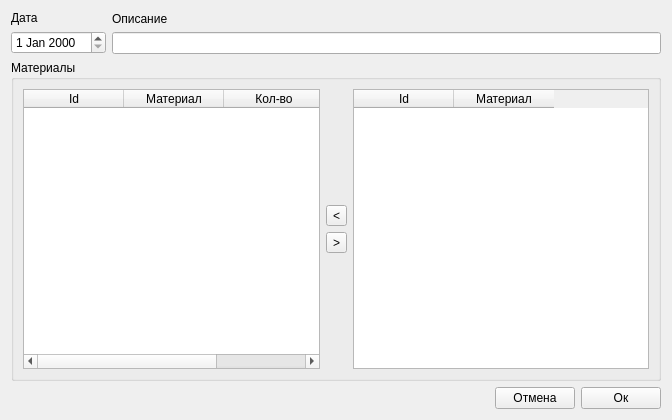
<?xml version="1.0" encoding="UTF-8"?>
<ui version="4.0">
 <class>ReceiptForm</class>
 <widget class="QWidget" name="ReceiptForm">
  <property name="geometry">
   <rect>
    <x>0</x>
    <y>0</y>
    <width>672</width>
    <height>420</height>
   </rect>
  </property>
  <property name="windowTitle">
   <string>Поступление</string>
  </property>
  <layout class="QVBoxLayout" name="verticalLayout_4">
   <item>
    <layout class="QHBoxLayout" name="horizontalLayout">
     <item>
      <layout class="QVBoxLayout" name="verticalLayout">
       <item>
        <widget class="QLabel" name="label">
         <property name="text">
          <string>Дата</string>
         </property>
        </widget>
       </item>
       <item>
        <widget class="QDateEdit" name="dateEdit"/>
       </item>
      </layout>
     </item>
     <item>
      <layout class="QVBoxLayout" name="verticalLayout_2">
       <item>
        <widget class="QLabel" name="label_2">
         <property name="text">
          <string>Описание</string>
         </property>
        </widget>
       </item>
       <item>
        <widget class="QLineEdit" name="descEdit"/>
       </item>
      </layout>
     </item>
    </layout>
   </item>
   <item>
    <widget class="QGroupBox" name="groupBox">
     <property name="title">
      <string>Материалы</string>
     </property>
     <layout class="QHBoxLayout" name="horizontalLayout_2">
      <item>
       <widget class="DragDropTable" name="addedMatTable">
        <property name="acceptDrops">
         <bool>true</bool>
        </property>
        <property name="dragDropOverwriteMode">
         <bool>false</bool>
        </property>
        <property name="dragDropMode">
         <enum>QAbstractItemView::DragDrop</enum>
        </property>
        <property name="selectionMode">
         <enum>QAbstractItemView::SingleSelection</enum>
        </property>
        <property name="selectionBehavior">
         <enum>QAbstractItemView::SelectRows</enum>
        </property>
        <property name="sortingEnabled">
         <bool>true</bool>
        </property>
        <attribute name="verticalHeaderVisible">
         <bool>false</bool>
        </attribute>
        <column>
         <property name="text">
          <string>Id</string>
         </property>
        </column>
        <column>
         <property name="text">
          <string>Материал</string>
         </property>
        </column>
        <column>
         <property name="text">
          <string>Кол-во</string>
         </property>
        </column>
       </widget>
      </item>
      <item>
       <layout class="QVBoxLayout" name="verticalLayout_3">
        <item>
         <spacer name="verticalSpacer_2">
          <property name="orientation">
           <enum>Qt::Vertical</enum>
          </property>
          <property name="sizeHint" stdset="0">
           <size>
            <width>20</width>
            <height>40</height>
           </size>
          </property>
         </spacer>
        </item>
        <item>
         <widget class="QToolButton" name="addMaterialButton">
          <property name="text">
           <string>&lt;</string>
          </property>
         </widget>
        </item>
        <item>
         <widget class="QToolButton" name="removeMaterialButton">
          <property name="text">
           <string>&gt;</string>
          </property>
         </widget>
        </item>
        <item>
         <spacer name="verticalSpacer">
          <property name="orientation">
           <enum>Qt::Vertical</enum>
          </property>
          <property name="sizeHint" stdset="0">
           <size>
            <width>20</width>
            <height>40</height>
           </size>
          </property>
         </spacer>
        </item>
       </layout>
      </item>
      <item>
       <widget class="DragDropTable" name="materialTable">
        <property name="acceptDrops">
         <bool>true</bool>
        </property>
        <property name="editTriggers">
         <set>QAbstractItemView::NoEditTriggers</set>
        </property>
        <property name="dragDropOverwriteMode">
         <bool>false</bool>
        </property>
        <property name="dragDropMode">
         <enum>QAbstractItemView::DragDrop</enum>
        </property>
        <property name="selectionMode">
         <enum>QAbstractItemView::SingleSelection</enum>
        </property>
        <property name="selectionBehavior">
         <enum>QAbstractItemView::SelectRows</enum>
        </property>
        <property name="sortingEnabled">
         <bool>true</bool>
        </property>
        <attribute name="verticalHeaderVisible">
         <bool>false</bool>
        </attribute>
        <column>
         <property name="text">
          <string>Id</string>
         </property>
        </column>
        <column>
         <property name="text">
          <string>Материал</string>
         </property>
        </column>
       </widget>
      </item>
     </layout>
    </widget>
   </item>
   <item>
    <layout class="QHBoxLayout" name="horizontalLayout_3">
     <item>
      <spacer name="horizontalSpacer">
       <property name="orientation">
        <enum>Qt::Horizontal</enum>
       </property>
       <property name="sizeHint" stdset="0">
        <size>
         <width>40</width>
         <height>20</height>
        </size>
       </property>
      </spacer>
     </item>
     <item>
      <widget class="QPushButton" name="cancelButton">
       <property name="text">
        <string>Отмена</string>
       </property>
      </widget>
     </item>
     <item>
      <widget class="QPushButton" name="okButton">
       <property name="text">
        <string>Ок</string>
       </property>
      </widget>
     </item>
    </layout>
   </item>
  </layout>
 </widget>
 <customwidgets>
  <customwidget>
   <class>DragDropTable</class>
   <extends>QTableWidget</extends>
   <header>dragdroptable.h</header>
  </customwidget>
 </customwidgets>
 <resources/>
 <connections/>
</ui>
